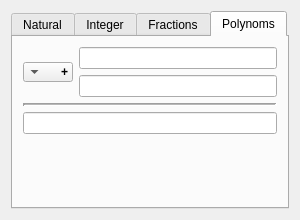
<?xml version="1.0" encoding="UTF-8"?>
<ui version="4.0">
 <class>Form</class>
 <widget class="QWidget" name="Form">
  <property name="enabled">
   <bool>true</bool>
  </property>
  <property name="geometry">
   <rect>
    <x>0</x>
    <y>0</y>
    <width>300</width>
    <height>220</height>
   </rect>
  </property>
  <property name="minimumSize">
   <size>
    <width>300</width>
    <height>200</height>
   </size>
  </property>
  <property name="maximumSize">
   <size>
    <width>800</width>
    <height>220</height>
   </size>
  </property>
  <property name="font">
   <font>
    <kerning>true</kerning>
   </font>
  </property>
  <property name="cursor">
   <cursorShape>ArrowCursor</cursorShape>
  </property>
  <property name="windowTitle">
   <string>BigLib Calc</string>
  </property>
  <property name="windowOpacity">
   <double>1.000000000000000</double>
  </property>
  <layout class="QVBoxLayout" name="verticalLayout_2">
   <property name="sizeConstraint">
    <enum>QLayout::SetNoConstraint</enum>
   </property>
   <item>
    <widget class="QTabWidget" name="tabWidget">
     <property name="tabPosition">
      <enum>QTabWidget::North</enum>
     </property>
     <property name="tabShape">
      <enum>QTabWidget::Rounded</enum>
     </property>
     <property name="currentIndex">
      <number>3</number>
     </property>
     <property name="documentMode">
      <bool>false</bool>
     </property>
     <property name="tabsClosable">
      <bool>false</bool>
     </property>
     <property name="movable">
      <bool>false</bool>
     </property>
     <property name="tabBarAutoHide">
      <bool>false</bool>
     </property>
     <widget class="QWidget" name="tabNat">
      <attribute name="title">
       <string>Natural</string>
      </attribute>
      <layout class="QVBoxLayout" name="verticalLayout">
       <property name="sizeConstraint">
        <enum>QLayout::SetNoConstraint</enum>
       </property>
       <property name="leftMargin">
        <number>10</number>
       </property>
       <property name="topMargin">
        <number>10</number>
       </property>
       <property name="rightMargin">
        <number>10</number>
       </property>
       <property name="bottomMargin">
        <number>10</number>
       </property>
       <item>
        <layout class="QHBoxLayout" name="hNatInLayout">
         <property name="spacing">
          <number>6</number>
         </property>
         <property name="sizeConstraint">
          <enum>QLayout::SetNoConstraint</enum>
         </property>
         <property name="leftMargin">
          <number>0</number>
         </property>
         <property name="topMargin">
          <number>0</number>
         </property>
         <property name="rightMargin">
          <number>0</number>
         </property>
         <property name="bottomMargin">
          <number>0</number>
         </property>
         <item>
          <widget class="QComboBox" name="natOperatorBox">
           <property name="sizePolicy">
            <sizepolicy hsizetype="Fixed" vsizetype="Fixed">
             <horstretch>0</horstretch>
             <verstretch>0</verstretch>
            </sizepolicy>
           </property>
           <property name="maximumSize">
            <size>
             <width>50</width>
             <height>20</height>
            </size>
           </property>
           <property name="font">
            <font>
             <weight>75</weight>
             <bold>true</bold>
            </font>
           </property>
           <property name="contextMenuPolicy">
            <enum>Qt::DefaultContextMenu</enum>
           </property>
           <property name="acceptDrops">
            <bool>false</bool>
           </property>
           <property name="layoutDirection">
            <enum>Qt::RightToLeft</enum>
           </property>
           <property name="autoFillBackground">
            <bool>false</bool>
           </property>
           <property name="styleSheet">
            <string notr="true"/>
           </property>
           <property name="currentText">
            <string>+</string>
           </property>
           <property name="currentIndex">
            <number>0</number>
           </property>
           <property name="frame">
            <bool>true</bool>
           </property>
           <item>
            <property name="text">
             <string>+</string>
            </property>
           </item>
           <item>
            <property name="text">
             <string>-</string>
            </property>
           </item>
           <item>
            <property name="text">
             <string>*</string>
            </property>
           </item>
           <item>
            <property name="text">
             <string>/</string>
            </property>
           </item>
           <item>
            <property name="text">
             <string>GCD</string>
            </property>
           </item>
           <item>
            <property name="text">
             <string>FAC</string>
            </property>
           </item>
           <item>
            <property name="text">
             <string>FIB</string>
            </property>
           </item>
          </widget>
         </item>
         <item>
          <layout class="QVBoxLayout" name="vNatInLayout">
           <item>
            <widget class="QLineEdit" name="natNum1">
             <property name="layoutDirection">
              <enum>Qt::LeftToRight</enum>
             </property>
             <property name="alignment">
              <set>Qt::AlignRight|Qt::AlignTrailing|Qt::AlignVCenter</set>
             </property>
             <property name="clearButtonEnabled">
              <bool>true</bool>
             </property>
            </widget>
           </item>
           <item>
            <widget class="QLineEdit" name="natNum2">
             <property name="alignment">
              <set>Qt::AlignRight|Qt::AlignTrailing|Qt::AlignVCenter</set>
             </property>
             <property name="clearButtonEnabled">
              <bool>true</bool>
             </property>
            </widget>
           </item>
          </layout>
         </item>
        </layout>
       </item>
       <item>
        <widget class="Line" name="line">
         <property name="lineWidth">
          <number>2</number>
         </property>
         <property name="midLineWidth">
          <number>1</number>
         </property>
         <property name="orientation">
          <enum>Qt::Horizontal</enum>
         </property>
        </widget>
       </item>
       <item>
        <widget class="QLineEdit" name="natResult">
         <property name="alignment">
          <set>Qt::AlignRight|Qt::AlignTrailing|Qt::AlignVCenter</set>
         </property>
         <property name="readOnly">
          <bool>true</bool>
         </property>
        </widget>
       </item>
       <item>
        <spacer name="verticalSpacer">
         <property name="orientation">
          <enum>Qt::Vertical</enum>
         </property>
         <property name="sizeHint" stdset="0">
          <size>
           <width>20</width>
           <height>40</height>
          </size>
         </property>
        </spacer>
       </item>
      </layout>
     </widget>
     <widget class="QWidget" name="tabInt">
      <attribute name="title">
       <string>Integer</string>
      </attribute>
      <layout class="QVBoxLayout" name="verticalLayout_3">
       <property name="sizeConstraint">
        <enum>QLayout::SetNoConstraint</enum>
       </property>
       <property name="leftMargin">
        <number>10</number>
       </property>
       <property name="topMargin">
        <number>10</number>
       </property>
       <property name="rightMargin">
        <number>10</number>
       </property>
       <property name="bottomMargin">
        <number>10</number>
       </property>
       <item>
        <layout class="QHBoxLayout" name="hIntInLayout">
         <property name="spacing">
          <number>6</number>
         </property>
         <property name="sizeConstraint">
          <enum>QLayout::SetNoConstraint</enum>
         </property>
         <property name="leftMargin">
          <number>0</number>
         </property>
         <property name="rightMargin">
          <number>0</number>
         </property>
         <item>
          <widget class="QComboBox" name="intOperatorBox">
           <property name="sizePolicy">
            <sizepolicy hsizetype="Fixed" vsizetype="Fixed">
             <horstretch>0</horstretch>
             <verstretch>0</verstretch>
            </sizepolicy>
           </property>
           <property name="maximumSize">
            <size>
             <width>50</width>
             <height>20</height>
            </size>
           </property>
           <property name="font">
            <font>
             <pointsize>8</pointsize>
             <weight>75</weight>
             <bold>true</bold>
            </font>
           </property>
           <property name="contextMenuPolicy">
            <enum>Qt::DefaultContextMenu</enum>
           </property>
           <property name="acceptDrops">
            <bool>false</bool>
           </property>
           <property name="layoutDirection">
            <enum>Qt::RightToLeft</enum>
           </property>
           <property name="autoFillBackground">
            <bool>false</bool>
           </property>
           <property name="styleSheet">
            <string notr="true"/>
           </property>
           <property name="currentText">
            <string>+</string>
           </property>
           <property name="currentIndex">
            <number>0</number>
           </property>
           <property name="frame">
            <bool>true</bool>
           </property>
           <item>
            <property name="text">
             <string>+</string>
            </property>
           </item>
           <item>
            <property name="text">
             <string>-</string>
            </property>
           </item>
           <item>
            <property name="text">
             <string>*</string>
            </property>
           </item>
           <item>
            <property name="text">
             <string>/</string>
            </property>
           </item>
           <item>
            <property name="text">
             <string>POW</string>
            </property>
           </item>
          </widget>
         </item>
         <item>
          <layout class="QVBoxLayout" name="vIntInLayout">
           <item>
            <widget class="QLineEdit" name="intNum1">
             <property name="layoutDirection">
              <enum>Qt::LeftToRight</enum>
             </property>
             <property name="alignment">
              <set>Qt::AlignRight|Qt::AlignTrailing|Qt::AlignVCenter</set>
             </property>
             <property name="clearButtonEnabled">
              <bool>true</bool>
             </property>
            </widget>
           </item>
           <item>
            <widget class="QLineEdit" name="intNum2">
             <property name="alignment">
              <set>Qt::AlignRight|Qt::AlignTrailing|Qt::AlignVCenter</set>
             </property>
             <property name="clearButtonEnabled">
              <bool>true</bool>
             </property>
            </widget>
           </item>
          </layout>
         </item>
        </layout>
       </item>
       <item>
        <widget class="Line" name="line_2">
         <property name="frameShadow">
          <enum>QFrame::Sunken</enum>
         </property>
         <property name="lineWidth">
          <number>2</number>
         </property>
         <property name="midLineWidth">
          <number>1</number>
         </property>
         <property name="orientation">
          <enum>Qt::Horizontal</enum>
         </property>
        </widget>
       </item>
       <item>
        <widget class="QLineEdit" name="intResult">
         <property name="alignment">
          <set>Qt::AlignRight|Qt::AlignTrailing|Qt::AlignVCenter</set>
         </property>
         <property name="readOnly">
          <bool>true</bool>
         </property>
        </widget>
       </item>
       <item>
        <spacer name="verticalSpacer_2">
         <property name="orientation">
          <enum>Qt::Vertical</enum>
         </property>
         <property name="sizeHint" stdset="0">
          <size>
           <width>20</width>
           <height>80</height>
          </size>
         </property>
        </spacer>
       </item>
      </layout>
     </widget>
     <widget class="QWidget" name="tabFra">
      <attribute name="title">
       <string>Fractions</string>
      </attribute>
      <layout class="QHBoxLayout" name="horizontalLayout_3">
       <property name="sizeConstraint">
        <enum>QLayout::SetNoConstraint</enum>
       </property>
       <property name="leftMargin">
        <number>10</number>
       </property>
       <property name="topMargin">
        <number>10</number>
       </property>
       <property name="rightMargin">
        <number>10</number>
       </property>
       <property name="bottomMargin">
        <number>10</number>
       </property>
       <item>
        <layout class="QHBoxLayout" name="hFraLayout">
         <item>
          <layout class="QVBoxLayout" name="vFraInLayout" stretch="0,0,0">
           <item>
            <layout class="QVBoxLayout" name="fraNum1">
             <item>
              <widget class="QLineEdit" name="numerator1">
               <property name="alignment">
                <set>Qt::AlignCenter</set>
               </property>
              </widget>
             </item>
             <item>
              <widget class="Line" name="line_3">
               <property name="frameShadow">
                <enum>QFrame::Sunken</enum>
               </property>
               <property name="lineWidth">
                <number>2</number>
               </property>
               <property name="midLineWidth">
                <number>1</number>
               </property>
               <property name="orientation">
                <enum>Qt::Horizontal</enum>
               </property>
              </widget>
             </item>
             <item>
              <widget class="QLineEdit" name="denom1">
               <property name="alignment">
                <set>Qt::AlignCenter</set>
               </property>
              </widget>
             </item>
            </layout>
           </item>
           <item>
            <layout class="QHBoxLayout" name="hFraOperatorLayout">
             <item>
              <widget class="QComboBox" name="fraOperatorBox">
               <property name="sizePolicy">
                <sizepolicy hsizetype="Fixed" vsizetype="Fixed">
                 <horstretch>0</horstretch>
                 <verstretch>0</verstretch>
                </sizepolicy>
               </property>
               <property name="maximumSize">
                <size>
                 <width>50</width>
                 <height>20</height>
                </size>
               </property>
               <property name="font">
                <font>
                 <weight>75</weight>
                 <bold>true</bold>
                </font>
               </property>
               <property name="contextMenuPolicy">
                <enum>Qt::DefaultContextMenu</enum>
               </property>
               <property name="acceptDrops">
                <bool>false</bool>
               </property>
               <property name="layoutDirection">
                <enum>Qt::LeftToRight</enum>
               </property>
               <property name="autoFillBackground">
                <bool>false</bool>
               </property>
               <property name="styleSheet">
                <string notr="true"/>
               </property>
               <property name="currentText">
                <string>+</string>
               </property>
               <property name="currentIndex">
                <number>0</number>
               </property>
               <property name="frame">
                <bool>true</bool>
               </property>
               <item>
                <property name="text">
                 <string>+</string>
                </property>
               </item>
               <item>
                <property name="text">
                 <string>-</string>
                </property>
               </item>
               <item>
                <property name="text">
                 <string>*</string>
                </property>
               </item>
               <item>
                <property name="text">
                 <string>/</string>
                </property>
               </item>
              </widget>
             </item>
            </layout>
           </item>
           <item>
            <layout class="QVBoxLayout" name="fraNum2">
             <item>
              <widget class="QLineEdit" name="numerator2">
               <property name="alignment">
                <set>Qt::AlignCenter</set>
               </property>
              </widget>
             </item>
             <item>
              <widget class="Line" name="line_4">
               <property name="frameShadow">
                <enum>QFrame::Sunken</enum>
               </property>
               <property name="lineWidth">
                <number>2</number>
               </property>
               <property name="midLineWidth">
                <number>1</number>
               </property>
               <property name="orientation">
                <enum>Qt::Horizontal</enum>
               </property>
              </widget>
             </item>
             <item>
              <widget class="QLineEdit" name="denom2">
               <property name="alignment">
                <set>Qt::AlignCenter</set>
               </property>
              </widget>
             </item>
            </layout>
           </item>
          </layout>
         </item>
         <item>
          <widget class="QLabel" name="label">
           <property name="font">
            <font>
             <pointsize>14</pointsize>
             <weight>75</weight>
             <bold>true</bold>
            </font>
           </property>
           <property name="text">
            <string>=</string>
           </property>
          </widget>
         </item>
         <item>
          <layout class="QVBoxLayout" name="fraResultLayout">
           <item>
            <spacer name="verticalSpacer_3">
             <property name="orientation">
              <enum>Qt::Vertical</enum>
             </property>
             <property name="sizeHint" stdset="0">
              <size>
               <width>20</width>
               <height>40</height>
              </size>
             </property>
            </spacer>
           </item>
           <item>
            <widget class="QLineEdit" name="resultNumerator">
             <property name="alignment">
              <set>Qt::AlignCenter</set>
             </property>
             <property name="readOnly">
              <bool>true</bool>
             </property>
            </widget>
           </item>
           <item>
            <widget class="Line" name="line_5">
             <property name="frameShadow">
              <enum>QFrame::Sunken</enum>
             </property>
             <property name="lineWidth">
              <number>2</number>
             </property>
             <property name="midLineWidth">
              <number>1</number>
             </property>
             <property name="orientation">
              <enum>Qt::Horizontal</enum>
             </property>
            </widget>
           </item>
           <item>
            <widget class="QLineEdit" name="resultDenom">
             <property name="alignment">
              <set>Qt::AlignCenter</set>
             </property>
             <property name="readOnly">
              <bool>true</bool>
             </property>
            </widget>
           </item>
           <item>
            <spacer name="verticalSpacer_4">
             <property name="orientation">
              <enum>Qt::Vertical</enum>
             </property>
             <property name="sizeHint" stdset="0">
              <size>
               <width>20</width>
               <height>40</height>
              </size>
             </property>
            </spacer>
           </item>
          </layout>
         </item>
        </layout>
       </item>
       <item>
        <widget class="QLabel" name="label_2">
         <property name="font">
          <font>
           <pointsize>14</pointsize>
           <weight>75</weight>
           <bold>true</bold>
          </font>
         </property>
         <property name="text">
          <string>=</string>
         </property>
        </widget>
       </item>
       <item>
        <widget class="QLineEdit" name="fraResult">
         <property name="minimumSize">
          <size>
           <width>80</width>
           <height>0</height>
          </size>
         </property>
         <property name="maximumSize">
          <size>
           <width>150</width>
           <height>16777215</height>
          </size>
         </property>
         <property name="mouseTracking">
          <bool>true</bool>
         </property>
         <property name="focusPolicy">
          <enum>Qt::ClickFocus</enum>
         </property>
         <property name="layoutDirection">
          <enum>Qt::RightToLeft</enum>
         </property>
         <property name="autoFillBackground">
          <bool>false</bool>
         </property>
         <property name="echoMode">
          <enum>QLineEdit::Normal</enum>
         </property>
         <property name="cursorPosition">
          <number>0</number>
         </property>
         <property name="alignment">
          <set>Qt::AlignJustify|Qt::AlignVCenter</set>
         </property>
         <property name="dragEnabled">
          <bool>false</bool>
         </property>
         <property name="readOnly">
          <bool>true</bool>
         </property>
         <property name="cursorMoveStyle">
          <enum>Qt::VisualMoveStyle</enum>
         </property>
        </widget>
       </item>
      </layout>
     </widget>
     <widget class="QWidget" name="tabPol">
      <attribute name="title">
       <string>Polynoms</string>
      </attribute>
      <layout class="QVBoxLayout" name="verticalLayout_4">
       <property name="sizeConstraint">
        <enum>QLayout::SetNoConstraint</enum>
       </property>
       <property name="leftMargin">
        <number>10</number>
       </property>
       <property name="topMargin">
        <number>10</number>
       </property>
       <property name="rightMargin">
        <number>10</number>
       </property>
       <property name="bottomMargin">
        <number>10</number>
       </property>
       <item>
        <layout class="QHBoxLayout" name="hPolInLayout">
         <property name="spacing">
          <number>6</number>
         </property>
         <property name="sizeConstraint">
          <enum>QLayout::SetNoConstraint</enum>
         </property>
         <property name="leftMargin">
          <number>0</number>
         </property>
         <property name="topMargin">
          <number>0</number>
         </property>
         <property name="rightMargin">
          <number>0</number>
         </property>
         <property name="bottomMargin">
          <number>0</number>
         </property>
         <item>
          <widget class="QComboBox" name="natOperatorBox_2">
           <property name="sizePolicy">
            <sizepolicy hsizetype="Fixed" vsizetype="Fixed">
             <horstretch>0</horstretch>
             <verstretch>0</verstretch>
            </sizepolicy>
           </property>
           <property name="maximumSize">
            <size>
             <width>50</width>
             <height>20</height>
            </size>
           </property>
           <property name="font">
            <font>
             <weight>75</weight>
             <bold>true</bold>
            </font>
           </property>
           <property name="contextMenuPolicy">
            <enum>Qt::DefaultContextMenu</enum>
           </property>
           <property name="acceptDrops">
            <bool>false</bool>
           </property>
           <property name="layoutDirection">
            <enum>Qt::RightToLeft</enum>
           </property>
           <property name="autoFillBackground">
            <bool>false</bool>
           </property>
           <property name="styleSheet">
            <string notr="true"/>
           </property>
           <property name="currentText">
            <string>+</string>
           </property>
           <property name="currentIndex">
            <number>0</number>
           </property>
           <property name="frame">
            <bool>true</bool>
           </property>
           <item>
            <property name="text">
             <string>+</string>
            </property>
           </item>
           <item>
            <property name="text">
             <string>-</string>
            </property>
           </item>
           <item>
            <property name="text">
             <string>*</string>
            </property>
           </item>
           <item>
            <property name="text">
             <string>/</string>
            </property>
           </item>
           <item>
            <property name="text">
             <string>%</string>
            </property>
           </item>
           <item>
            <property name="text">
             <string>LED</string>
            </property>
           </item>
           <item>
            <property name="text">
             <string>NMR</string>
            </property>
           </item>
           <item>
            <property name="text">
             <string>DER</string>
            </property>
           </item>
           <item>
            <property name="text">
             <string>DEG</string>
            </property>
           </item>
           <item>
            <property name="text">
             <string>GCD</string>
            </property>
           </item>
          </widget>
         </item>
         <item>
          <layout class="QVBoxLayout" name="vPolInLayout">
           <item>
            <widget class="QLineEdit" name="polNum1">
             <property name="layoutDirection">
              <enum>Qt::LeftToRight</enum>
             </property>
             <property name="inputMethodHints">
              <set>Qt::ImhNone</set>
             </property>
             <property name="frame">
              <bool>true</bool>
             </property>
             <property name="alignment">
              <set>Qt::AlignRight|Qt::AlignTrailing|Qt::AlignVCenter</set>
             </property>
             <property name="clearButtonEnabled">
              <bool>true</bool>
             </property>
            </widget>
           </item>
           <item>
            <widget class="QLineEdit" name="polNum2">
             <property name="alignment">
              <set>Qt::AlignRight|Qt::AlignTrailing|Qt::AlignVCenter</set>
             </property>
             <property name="clearButtonEnabled">
              <bool>true</bool>
             </property>
            </widget>
           </item>
          </layout>
         </item>
        </layout>
       </item>
       <item>
        <widget class="Line" name="line_6">
         <property name="lineWidth">
          <number>2</number>
         </property>
         <property name="midLineWidth">
          <number>1</number>
         </property>
         <property name="orientation">
          <enum>Qt::Horizontal</enum>
         </property>
        </widget>
       </item>
       <item>
        <widget class="QLineEdit" name="polResult">
         <property name="alignment">
          <set>Qt::AlignRight|Qt::AlignTrailing|Qt::AlignVCenter</set>
         </property>
         <property name="readOnly">
          <bool>true</bool>
         </property>
        </widget>
       </item>
       <item>
        <spacer name="verticalSpacer_5">
         <property name="orientation">
          <enum>Qt::Vertical</enum>
         </property>
         <property name="sizeHint" stdset="0">
          <size>
           <width>20</width>
           <height>40</height>
          </size>
         </property>
        </spacer>
       </item>
      </layout>
     </widget>
    </widget>
   </item>
  </layout>
 </widget>
 <resources/>
 <connections/>
</ui>
